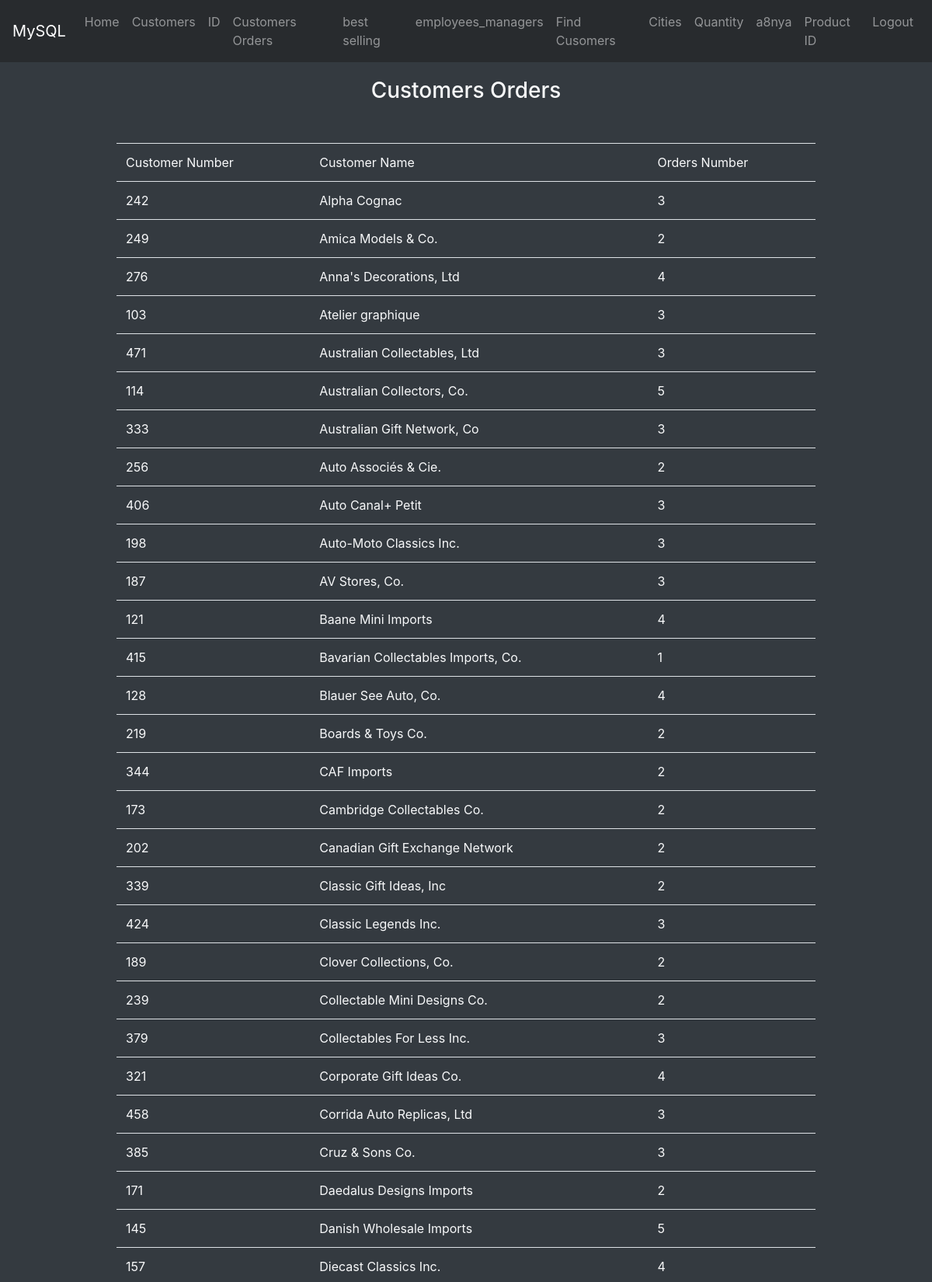
The app's page /customer_orders.php (signed in, upper part) with its own data.
### tables this page shows
CREATE TABLE `customers` (
  `customerNumber` int(11) NOT NULL,
  `customerName` varchar(50) NOT NULL,
  `contactLastName` varchar(50) NOT NULL,
  `contactFirstName` varchar(50) NOT NULL,
  `phone` varchar(50) NOT NULL,
  `addressLine1` varchar(50) NOT NULL,
  `addressLine2` varchar(50) DEFAULT NULL,
  `city` varchar(50) NOT NULL,
  `state` varchar(50) DEFAULT NULL,
  `postalCode` varchar(15) DEFAULT NULL,
  `country` varchar(50) NOT NULL,
  `salesRepEmployeeNumber` int(11) DEFAULT NULL,
  `creditLimit` decimal(10,2) DEFAULT NULL,
  `Password` varchar(6) NOT NULL DEFAULT '123456'
);

### customer_orders.php (the view, shortened to what this page needs)
<?php
include "navbar.php";
$serverName = 'localhost';
$dbUser ='root';
$dbPassword = '';
$dbName = 'sunday_company';
$con = new mysqli($serverName,$dbUser,$dbPassword,$dbName);
$query_string = "SELECT customers.customerNumber,customers.customerName,count(orders.orderNumber)
                FROM customers JOIN orders
                on customers.customerNumber = orders.customerNumber
                GROUP by customers.customerName ";
$dbResult = $con->query($query_string);
?>
<h3 class=" text-center text-light"> Customers Orders </h3>
<table class="table text-light w-75 m-auto my-5">
<thead>
<tr>
<td>Customer Number</td>
<td>Customer Name</td>
<td>Orders Number</td>
</tr>
</thead>
<tbody>
<?php
while($row = mysqli_fetch_assoc($dbResult))
{
echo "<tr>"."<td>".$row['customerNumber']."</td> " ."<td>". $row['customerName']."</td> "."<td>". $row['count(orders.orderNumber)']."</td>"."</tr>" ;
}
?>
</tbody>
</table>

### navbar.php (shortened to what this page needs)
<!DOCTYPE html>
<html lang="en">
<head>
    <link rel="stylesheet" type='text/css'  href="css/all.min.css">
    <link rel="stylesheet" type='text/css'  href="css/bootstrap.min.css">
    <link rel="stylesheet" type='text/css'  href="css/style.css">
</head>
<body class="bg-dark">
<nav class="navbar navbar-expand-lg navbar-dark fixed-top">
    <a class="navbar-brand" href="home.php">MySQL</a>
    <div class="collapse navbar-collapse justify-content-end" id="navbarNav">
        <ul class="navbar-nav">
        <li class="nav-item ">
            <a class="nav-link" href="home.php">Home </a>
        </li>
        <li class="nav-item">
            <a class="nav-link" href="customers_upper.php">Customers</a>
        </li>
        <li class="nav-item">
            <a class="nav-link" href="customer_id.php">ID</a>
        </li>
        <li class="nav-item">
            <a class="nav-link" href="customer_orders.php">Customers Orders</a>
        </li>
        <li class="nav-item">
            <a class="nav-link" href="best_selling.php">best selling</a>
        </li>
        <li class="nav-item">
            <a class="nav-link" href="emp_manager.php">employees_managers</a>
        </li>
        <li class="nav-item">
            <a class="nav-link" href="search_customers.php">Find Cusomers</a>
        </li>
        <li class="nav-item">
            <a class="nav-link" href="cities.php">Cities</a>
        </li>
        <li class="nav-item">
            <a class="nav-link" href="quantity.php">Quantity</a>
        </li>
        <li class="nav-item">
            <a class="nav-link" href="city3.php">a8nya</a>
        </li>
        <li class="nav-item">
            <a class="nav-link" href="productId.php">Product ID</a>
        </li>
        <li class="nav-item">
            <a class="nav-link" href="Logout.php">Logout</a>
        </li>
        </ul>
    </div>
    </nav>
</body>
</html>

### css/style.css (style rules this page uses)
.navbar { background:#1d1d1d79; }
h3 { margin:100px auto 50px!important; }

### records on screen
customers: customerNumber "242", customerName "Alpha Cognac", count "3"
customers: customerNumber "249", customerName "Amica Models & Co.", count "2"
customers: customerNumber "276", customerName "Anna's Decorations, Ltd", count "4"
customers: customerNumber "103", customerName "Atelier graphique", count "3"
customers: customerNumber "471", customerName "Australian Collectables, Ltd", count "3"
customers: customerNumber "114", customerName "Australian Collectors, Co.", count "5"
customers: customerNumber "333", customerName "Australian Gift Network, Co", count "3"
customers: customerNumber "256", customerName "Auto Associés & Cie.", count "2"
customers: customerNumber "406", customerName "Auto Canal+ Petit", count "3"
customers: customerNumber "198", customerName "Auto-Moto Classics Inc.", count "3"
customers: customerNumber "187", customerName "AV Stores, Co.", count "3"
customers: customerNumber "121", customerName "Baane Mini Imports", count "4"
customers: customerNumber "415", customerName "Bavarian Collectables Imports, Co.", count "1"
customers: customerNumber "128", customerName "Blauer See Auto, Co.", count "4"
customers: customerNumber "219", customerName "Boards & Toys Co.", count "2"
customers: customerNumber "344", customerName "CAF Imports", count "2"
customers: customerNumber "173", customerName "Cambridge Collectables Co.", count "2"
customers: customerNumber "202", customerName "Canadian Gift Exchange Network", count "2"
customers: customerNumber "339", customerName "Classic Gift Ideas, Inc", count "2"
customers: customerNumber "424", customerName "Classic Legends Inc.", count "3"
customers: customerNumber "189", customerName "Clover Collections, Co.", count "2"
customers: customerNumber "239", customerName "Collectable Mini Designs Co.", count "2"
customers: customerNumber "379", customerName "Collectables For Less Inc.", count "3"
customers: customerNumber "321", customerName "Corporate Gift Ideas Co.", count "4"
customers: customerNumber "458", customerName "Corrida Auto Replicas, Ltd", count "3"
customers: customerNumber "385", customerName "Cruz & Sons Co.", count "3"
customers: customerNumber "171", customerName "Daedalus Designs Imports", count "2"
customers: customerNumber "145", customerName "Danish Wholesale Imports", count "5"
customers: customerNumber "157", customerName "Diecast Classics Inc.", count "4"
